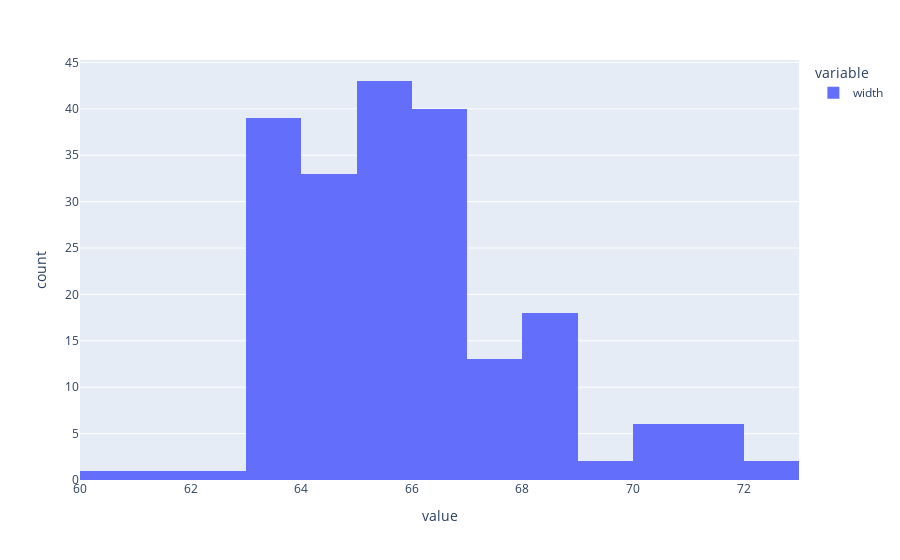

Write notebook code for a chart like this one.
### Code cell
pe.histogram(df["width"])

### Figure 1 — Plotly figure (JSON) as saved in the notebook; plotly's stock layout.template omitted (floating-point values rounded to 4 significant figures; data arrays with more than 128 entries replaced by an {"elided": "..."} marker saying what was removed)
{"data": [{"alignmentgroup": "True", "bingroup": "x", "hovertemplate": "variable=width<br>value=%{x}<br>count=%{y}<extra></extra>", "legendgroup": "width", "marker": {"color": "#636efa", "pattern": {"shape": ""}}, "name": "width", "offsetgroup": "width", "orientation": "v", "showlegend": true, "type": "histogram", "x": {"elided": "205 float values"}, "xaxis": "x", "yaxis": "y"}], "layout": {"barmode": "relative", "legend": {"title": {"text": "variable"}, "tracegroupgap": 0}, "margin": {"t": 60}, "xaxis": {"anchor": "y", "domain": [0, 1], "title": {"text": "value"}}, "yaxis": {"anchor": "x", "domain": [0, 1], "title": {"text": "count"}}}}
